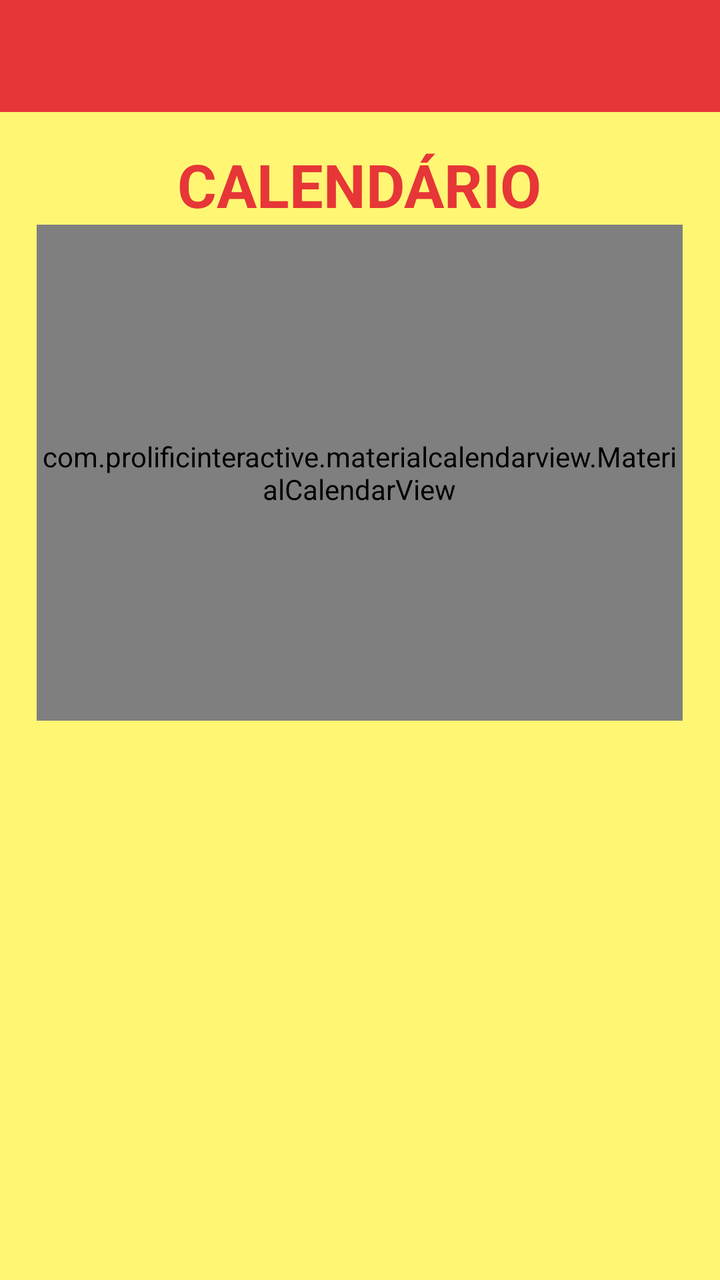
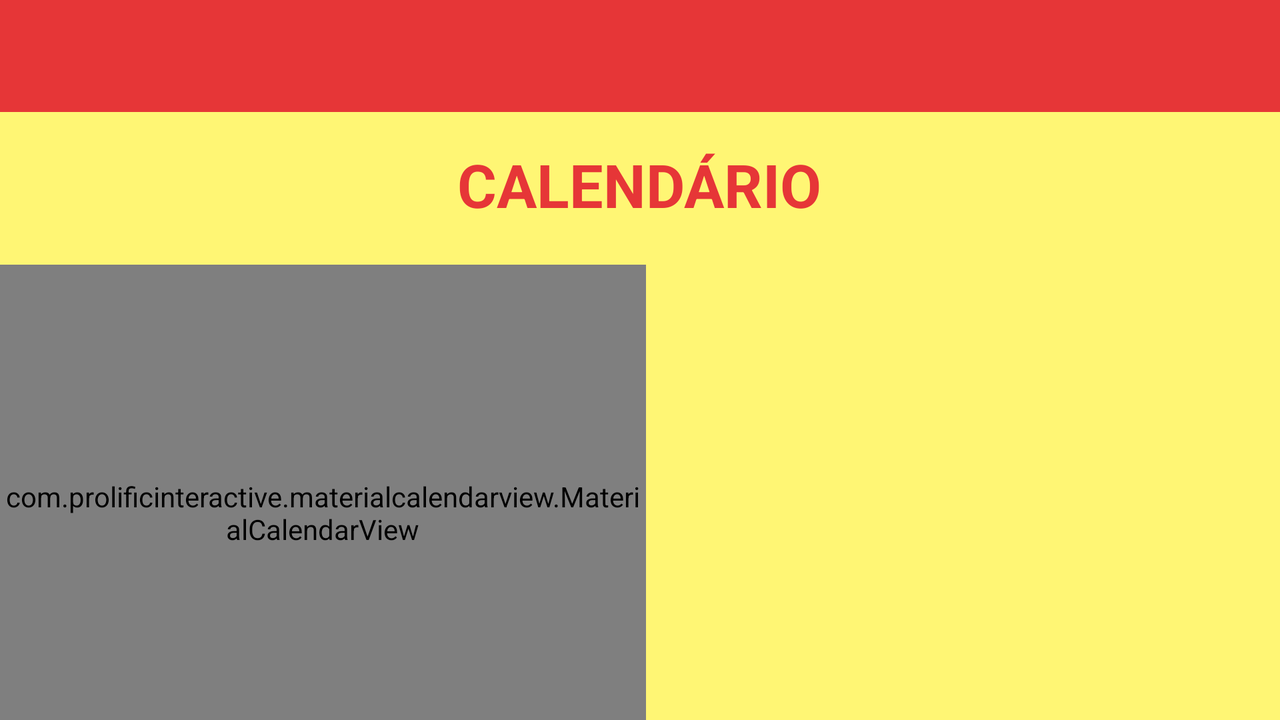

Two renders of one Android screen. The first uses the default layout on a phone; the second uses the alternative layout the repository ships for a different screen configuration, on a matching device. The two XML files are below.
<!-- AndroidManifest.xml: application theme AppTheme -->
<!-- res/layout/activity_calendario.xml -->
<?xml version="1.0" encoding="utf-8"?>
<RelativeLayout xmlns:android="http://schemas.android.com/apk/res/android"
    xmlns:app="http://schemas.android.com/apk/res-auto"
    xmlns:tools="http://schemas.android.com/tools"
    android:layout_width="match_parent"
    android:layout_height="match_parent"
    android:background="@color/Amarelo"
    tools:context=".CalendarioActivity">

    <LinearLayout
        android:layout_width="match_parent"
        android:layout_height="match_parent"
        android:orientation="vertical">

        <com.google.android.material.appbar.AppBarLayout
            android:layout_width="match_parent"
            android:layout_height="wrap_content">

            <androidx.appcompat.widget.Toolbar
                android:id="@+id/tool_bar_calendario"
                android:layout_width="match_parent"
                android:layout_height="?attr/actionBarSize"
                app:navigationIcon="@drawable/ic_arrow"
                style="@style/Widget.MaterialComponents.Toolbar.Primary"/>
        </com.google.android.material.appbar.AppBarLayout>

        <LinearLayout
            android:layout_width="match_parent"
            android:layout_height="wrap_content"
            android:clipChildren="false"
            android:clipToPadding="false"
            android:orientation="vertical"
            android:paddingTop="16dp">

            <TextView
                android:layout_width="wrap_content"
                android:layout_height="wrap_content"
                android:text="CALENDÁRIO"
                android:textColor="@color/Vermelho"
                android:textSize="30sp"
                android:textStyle="bold"
                android:layout_gravity="center"/>

        </LinearLayout>

        <LinearLayout
            android:layout_width="match_parent"
            android:layout_height="match_parent"
            android:orientation="vertical">

            <com.prolificinteractive.materialcalendarview.MaterialCalendarView
                android:id="@+id/calendar_view_calendario"
                android:layout_width="323dp"
                android:layout_height="248dp"
                app:layout_constraintBottom_toTopOf="@+id/listCalendar"
                app:layout_constraintEnd_toEndOf="parent"
                app:layout_constraintStart_toStartOf="parent"
                app:layout_constraintTop_toBottomOf="@+id/textView22"
                app:mcv_selectionColor="@color/Vermelho"
                app:mcv_showOtherDates="all"
                android:layout_gravity="center"/>

            <ListView
                android:id="@+id/list_view_calendario"
                android:layout_width="match_parent"
                android:layout_height="wrap_content"
                android:divider="@color/Amarelo"
                android:dividerHeight="13.0sp"
                android:layout_marginTop="20dp"
                android:layout_marginLeft="@dimen/list_view_margin_left"
                android:layout_marginRight="@dimen/list_view_margin_right" />

        </LinearLayout>

    </LinearLayout>


</RelativeLayout>
<!-- resources referenced by this layout -->
<resources>
  <color name="Amarelo">#FFF674</color>
  <color name="Vermelho">#E63637</color>
  <dimen name="list_view_margin_left">20dp</dimen>
  <dimen name="list_view_margin_right">20dp</dimen>
  <style name="AppTheme" parent="Theme.MaterialComponents.Light.NoActionBar">
          
          <item name="colorPrimary">@color/colorPrimary</item>
          <item name="colorPrimaryDark">@color/colorPrimaryDark</item>
          <item name="colorAccent">@color/colorAccent</item>
      </style>
  <color name="colorPrimary">#E63637</color>
  <color name="colorPrimaryDark">#ba1314</color>
  <color name="colorAccent">#E63637</color>
</resources>
<!-- res/layout-land/activity_calendario.xml (the repository's variant of the layout above) -->
<!-- drawn on the phone turned sideways -->
<?xml version="1.0" encoding="utf-8"?>
<RelativeLayout xmlns:android="http://schemas.android.com/apk/res/android"
    xmlns:app="http://schemas.android.com/apk/res-auto"
    xmlns:tools="http://schemas.android.com/tools"
    android:layout_width="match_parent"
    android:layout_height="match_parent"
    android:background="@color/Amarelo"
    tools:context=".CalendarioActivity">

    <LinearLayout
        android:layout_width="match_parent"
        android:layout_height="match_parent"
        android:orientation="vertical">

        <com.google.android.material.appbar.AppBarLayout
            android:layout_width="match_parent"
            android:layout_height="wrap_content">

            <androidx.appcompat.widget.Toolbar
                android:id="@+id/tool_bar_calendario"
                android:layout_width="match_parent"
                android:layout_height="?attr/actionBarSize"
                app:navigationIcon="@drawable/ic_arrow"
                style="@style/Widget.MaterialComponents.Toolbar.Primary"/>
        </com.google.android.material.appbar.AppBarLayout>

        <LinearLayout
            android:layout_width="match_parent"
            android:layout_height="wrap_content"
            android:clipChildren="false"
            android:clipToPadding="false"
            android:orientation="vertical"
            android:paddingTop="16dp">

            <TextView
                android:layout_width="wrap_content"
                android:layout_height="wrap_content"
                android:text="CALENDÁRIO"
                android:textColor="@color/Vermelho"
                android:textSize="30sp"
                android:textStyle="bold"
                android:layout_gravity="center"/>

        </LinearLayout>

        <LinearLayout
            android:layout_width="match_parent"
            android:layout_height="match_parent"
            android:orientation="horizontal"
            android:layout_marginTop="20dp">

            <com.prolificinteractive.materialcalendarview.MaterialCalendarView
                android:id="@+id/calendar_view_calendario"
                android:layout_width="323dp"
                android:layout_height="248dp"
                app:layout_constraintBottom_toTopOf="@+id/listCalendar"
                app:layout_constraintEnd_toEndOf="parent"
                app:layout_constraintStart_toStartOf="parent"
                app:layout_constraintTop_toBottomOf="@+id/textView22"
                app:mcv_selectionColor="@color/Vermelho"
                app:mcv_showOtherDates="all" />

            <ListView
                android:id="@+id/list_view_calendario"
                android:layout_width="match_parent"
                android:layout_height="wrap_content"
                android:divider="@color/Amarelo"
                android:dividerHeight="13.0sp"

                android:layout_marginLeft="@dimen/list_view_margin_left"
                android:layout_marginRight="@dimen/list_view_margin_right" />

        </LinearLayout>

    </LinearLayout>

</RelativeLayout>
